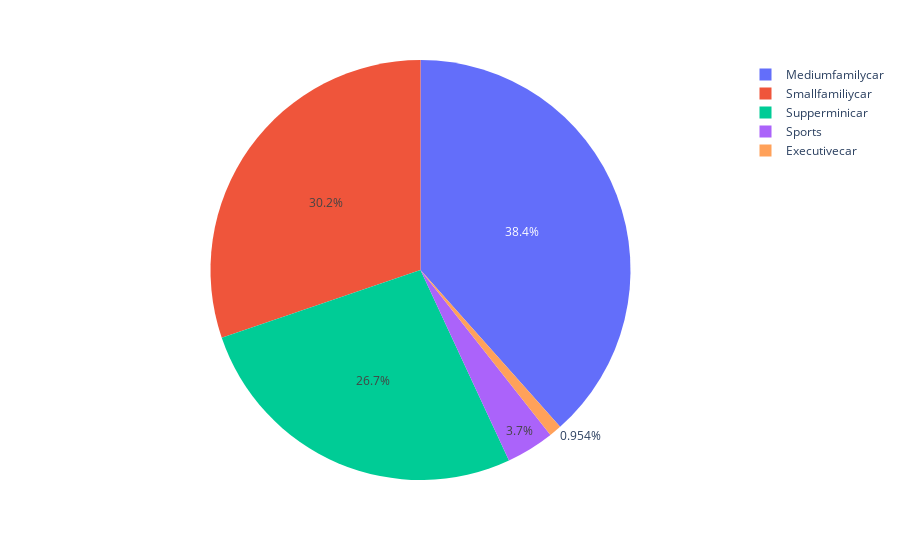

Write notebook code for a chart like this one.
### Code cell
recession_data = data[data['Recession'] == 1]
fig_total_expenditure = px.pie(recession_data,names='Vehicle_Type',values='Advertising_Expenditure')
fig_total_expenditure.show()

### Figure 1 — Plotly figure (JSON) as saved in the notebook; plotly's stock layout.template omitted (floating-point values rounded to 4 significant figures)
{"data": [{"domain": {"x": [0, 1], "y": [0, 1]}, "hovertemplate": "Vehicle_Type=%{label}<br>Advertising_Expenditure=%{value}<extra></extra>", "labels": ["Supperminicar", "Supperminicar", "Mediumfamilycar", "Supperminicar", "Smallfamiliycar", "Mediumfamilycar", "Supperminicar", "Supperminicar", "Smallfamiliycar", "Smallfamiliycar", "Mediumfamilycar", "Mediumfamilycar", "Supperminicar", "Mediumfamilycar", "Smallfamiliycar", "Supperminicar", "Mediumfamilycar", "Smallfamiliycar", "Smallfamiliycar", "Supperminicar", "Smallfamiliycar", "Smallfamiliycar", "Mediumfamilycar", "Supperminicar", "Smallfamiliycar", "Smallfamiliycar", "Mediumfamilycar", "Mediumfamilycar", "Mediumfamilycar", "Mediumfamilycar", "Mediumfamilycar", "Smallfamiliycar", "Smallfamiliycar", "Mediumfamilycar", "Sports", "Mediumfamilycar", "Smallfamiliycar", "Supperminicar", "Smallfamiliycar", "Mediumfamilycar", "Smallfamiliycar", "Smallfamiliycar", "Mediumfamilycar", "Smallfamiliycar", "Mediumfamilycar", "Smallfamiliycar", "Smallfamiliycar", "Smallfamiliycar", "Mediumfamilycar", "Supperminicar", "Supperminicar", "Executivecar", "Supperminicar", "Mediumfamilycar", "Mediumfamilycar", "Smallfamiliycar", "Mediumfamilycar", "Supperminicar", "Mediumfamilycar", "Smallfamiliycar", "Mediumfamilycar", "Supperminicar", "Mediumfamilycar", "Supperminicar", "Smallfamiliycar", "Supperminicar", "Supperminicar", "Mediumfamilycar", "Smallfamiliycar", "Mediumfamilycar", "Sports", "Mediumfamilycar", "Supperminicar", "Smallfamiliycar", "Mediumfamilycar", "Smallfamiliycar", "Supperminicar", "Mediumfamilycar", "Mediumfamilycar", "Mediumfamilycar", "Supperminicar", "Mediumfamilycar", "Supperminicar", "Supperminicar", "Mediumfamilycar", "Supperminicar", "Smallfamiliycar", "Supperminicar", "Mediumfamilycar", "Mediumfamilycar", "Mediumfamilycar", "Mediumfamilycar", "Supperminicar", "Smallfamiliycar", "Smallfamiliycar", "Supperminicar", "Smallfamiliycar", "Mediumfamilycar", "Supperminicar", "Smallfamiliycar", "Supperminicar", "Supperminicar", "Mediumfamilycar", "Smallfamiliycar", "Smallfamiliycar", "Mediumfamilycar", "Supperminicar", "Smallfamiliycar", "Smallfamiliycar", "Mediumfamilycar", "Sports", "Mediumfamilycar", "Smallfamiliycar"], "legendgroup": "", "name": "", "showlegend": true, "type": "pie", "values": [1558, 3048, 3137, 1653, 1319, 2573, 2828, 2917, 1138, 4582, 4939, 3892, 3026, 3306, 4744, 1901, 1689, 3039, 1009, 1260, 2942, 2673, 3219, 3945, 3060, 2191, 4713, 2619, 1320, 2342, 2636, 3376, 3832, 3824, 2994, 3958, 2943, 1477, 2254, 1922, 1419, 3204, 3597, 4512, 2120, 4068, 4044, 4482, 1950, 3336, 2277, 3243, 3645, 2857, 4593, 1516, 2658, 2865, 3912, 2141, 3853, 2932, 4230, 4208, 1201, 4507, 3360, 1116, 4737, 1936, 4874, 1574, 3291, 1536, 2625, 3122, 4877, 1385, 4974, 4281, 1474, 1417, 3394, 4600, 3687, 1938, 1954, 1875, 2920, 4335, 3972, 1054, 4942, 4714, 1799, 1777, 2481, 2901, 3209, 4451, 3134, 1054, 4547, 2823, 2201, 4462, 4420, 4079, 1832, 2622, 4700, 4945, 1341]}], "layout": {"legend": {"tracegroupgap": 0}, "margin": {"t": 60}}}
